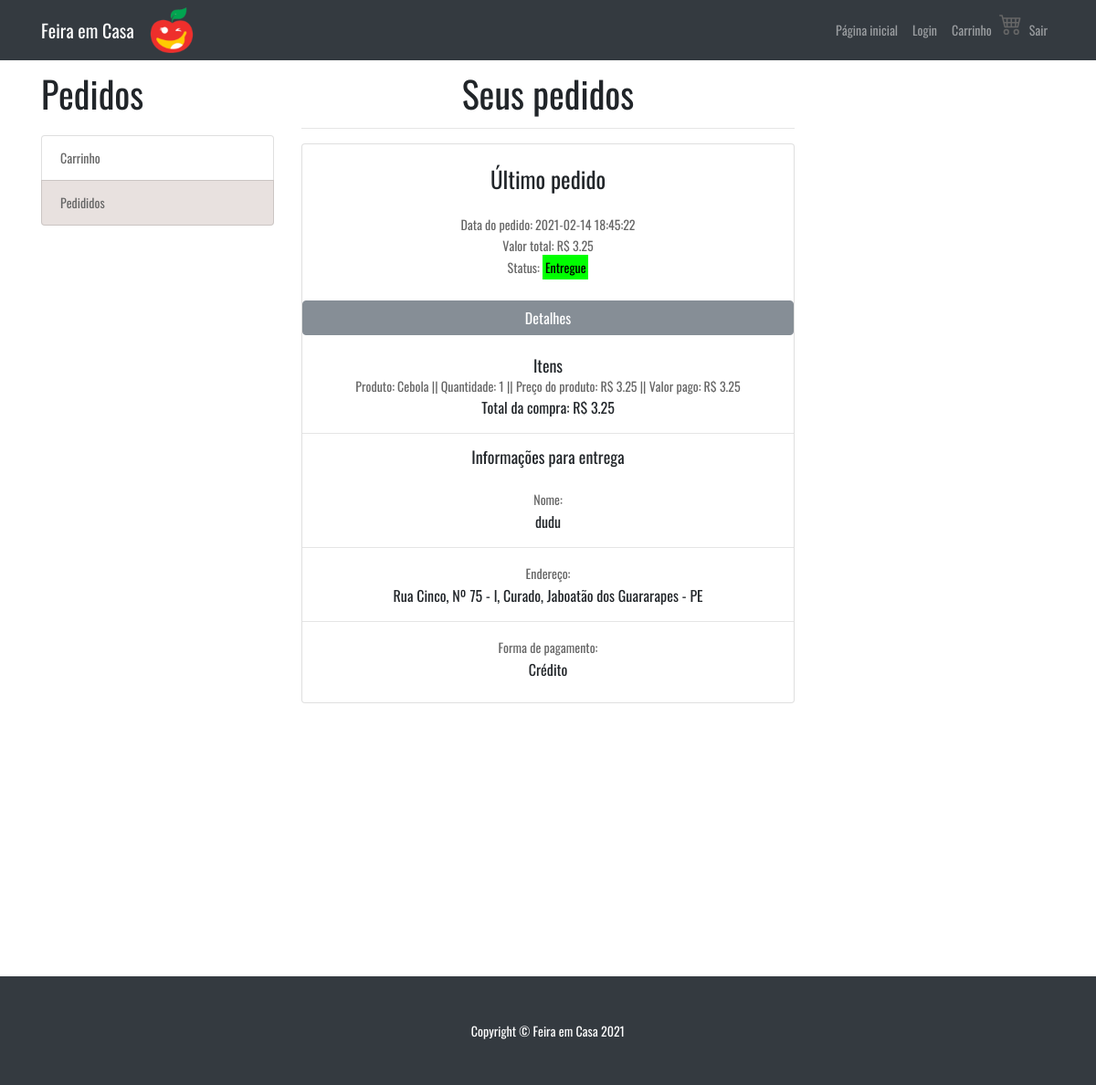
Page /pedidos.php?exibir=ok (signed in) on the committed database.
### tables this page shows
CREATE TABLE `dados` (
  `ce_da_id` int(11) NOT NULL,
  `da_nome` varchar(500) NOT NULL,
  `da_email` varchar(500) NOT NULL,
  `da_rua` varchar(500) NOT NULL,
  `da_bairro` varchar(500) NOT NULL,
  `da_cidade` varchar(500) NOT NULL,
  `da_uf` varchar(2) NOT NULL,
  `da_casa` int(100) NOT NULL,
  `da_complemento` varchar(500) NOT NULL,
  `da_pagamento` varchar(100) NOT NULL,
  `da_data` datetime NOT NULL
);

### pedidos.php (the view, shortened to what this page needs)
<?php
require "nav.php";
require "conexao.php";
$us_id = $_SESSION['idusuario'];
$query_ = "SELECT * FROM carrinho WHERE ce_ca_id = '$us_id'";
$resultado = $conect->query($query_);
  $mendata = 0;
  if($resultado->num_rows > 0){
    while($row = $resultado->fetch_assoc()){
      $tempdata = $row['ca_data'];
      if($tempdata > $mendata){
        $mendata = $tempdata;
      }
    }
  }
$query_ = "SELECT * FROM carrinho WHERE ce_ca_id = '$us_id' AND ca_data = '$mendata'";
$resultado = $conect->query($query_);
$pedidos = array();
$total = 0;
if ($resultado->num_rows > 0) {
  while ($row = $resultado->fetch_assoc()) {
    $pedidos[] = "Produto: ".$row['ca_produto'] . " || Quantidade: " . $row['ca_quantidade'] . " || Preço do produto: R$ " . $row['ca_valor'] . " || Valor pago: R$ " . $row['ca_valor_pg'];
    $total = $row['ca_valor_pg'] + $total;
  }
} else {
  echo ( "<script>
        window.alert ('Você ainda não possui nenhum pedido!')
        window.location.href = 'index.php';
    </script> " );
}
?>
<!DOCTYPE html>
<html lang="pt-BR">
<head>
</head>
<body>
  <div class="container">
    <div class="row">
      <div class="col-lg-3">
          <h1 class="my-4">Pedidos</h1>
          <div class="list-group">
              <a href="carrinho.php" class="list-group-item">Carrinho</a>
              <a href="pedidos.php" class="list-group-item" style="background-color: #E8E1DF;">Pedididos</a>
          </div>
      </div>
      <div class="col-lg-9">
        <div class="row">
          <div style="text-align:center" class=" center col-md-8 mb-6">
            <br>
            <h1>Seus pedidos</h1>
            <hr>
            <div class="card">
              <br>
              <h2 style="font-size: 25px;">Último pedido</h2>
              <br>
              <?php
              $us_id = $_SESSION['idusuario'];
              $query_ = "SELECT * FROM dados WHERE ce_da_id = '$us_id'";
              $resultado = $conect->query($query_);
                $mdata = 0;
              if($resultado->num_rows > 0){
                while($row = $resultado->fetch_assoc()){
                  $tdata = $row['da_data'];
                  if($tdata > $mdata){
                    $mdata = $tdata;
                  }
                }
              }
              $query_ = "SELECT * FROM dados WHERE da_data = '$mdata'";
              $resultado = $conect->query($query_);
              if($resultado->num_rows > 0){
                while($row = $resultado->fetch_assoc()){
                echo '<p>Data do pedido: '.$row['da_data'].'<br> Valor total: R$ '.$total.'</P>';
                $nome = $row['da_nome'];
                $rua = $row['da_rua'];
                $bairro = $row['da_bairro'];
                $casa = $row['da_casa'];
                $complemento = $row['da_complemento'];
                $cidade = $row['da_cidade'];
                $uf = $row['da_uf'];
                $fpg = $row['da_pagamento'];
                }
              }
              ?>
              <p>Status: <mark style="background-color: #00FF00;">Entregue</mark></p>
              <br>
              <a href="exibir.php" class="btn btn-secondary">Detalhes</a>
              <?php
                if (isset($_GET['exibir']) && $_GET['exibir'] == 'ok') { ?>
                <br>
                <h3 style="font-size: 18px;">Itens</h3>
                <?php
                  for ($i = 0, $size = count($pedidos); $i < $size; ++$i){
                  echo ('<p>'.$pedidos[$i].'</p>');
                  }
                  echo ("Total da compra: R$ $total");
              ?>
              <hr>
              <h3 style="font-size: 18px;">Informações para entrega</h3>
                  <br>
              <?php
                echo "<p>Nome: </p>$nome";
                ?>
                <hr>
                <?php
                echo "<p>Endereço: </p>$rua, Nº $casa - $complemento, $bairro, $cidade - $uf";
                ?>
                <hr>
                <?php
                echo "<p>Forma de pagamento: </p>$fpg";
                ?>
                <br>
              <br>
              <?php
                 }
              ?>
            </div>
          </div>
        </div>
      </div>
    </div>
  </div>
  <br>
    <footer class="py-5 bg-dark" style="margin-top: 275px;">
    <div class="container">
      <p class="m-0 text-center text-white">Copyright &copy; Feira em Casa 2021</p>
    </div>
  </footer>
</body>
</html>

### nav.php (shortened to what this page needs)
<!DOCTYPE html>
<html lang="ept-BR">
<head>
  <link href="vendor/bootstrap/css/bootstrap.min.css" rel="stylesheet">
  <link href="css/shop-homepage.css" rel="stylesheet">
  <link rel="stylesheet" type="text/css" href="vendor/animate/animate.css">
	<link rel="stylesheet" type="text/css" href="vendor/css-hamburgers/hamburgers.min.css">
	<link rel="stylesheet" type="text/css" href="vendor/animsition/css/animsition.min.css">
	<link rel="stylesheet" type="text/css" href="vendor/select2/select2.min.css">
	<link rel="stylesheet" type="text/css" href="vendor/daterangepicker/daterangepicker.css">
	<link rel="stylesheet" type="text/css" href="css/util.css">
	<link rel="stylesheet" type="text/css" href="css/main.css">
  <link rel="stylesheet" type="text/css" href="fonts/font-awesome-4.7.0/css/font-awesome.min.css">
	<link rel="stylesheet" type="text/css" href="fonts/Linearicons-Free-v1.0.0/icon-font.min.css">
</head>
<body>
  <div class="container">
    <nav class="navbar navbar-expand-lg navbar-dark bg-dark fixed-top">
        <div class="container">
          <a class="navbar-brand" href="index.php">Feira em Casa</a>
          <a href="index.php"><img src="imagens/logo-75.png" alt="Logo" width="50"></a>
          <div class="collapse navbar-collapse" id="navbarResponsive">
            <ul class="navbar-nav ml-auto">
              <li class="nav-item">
                <a class="nav-link" href="index.php">Página inicial
                </a>
              </li>
              <li class="nav-item">
                <a class="nav-link" href="login.php">Login
                </a>
              </li>
              <li class="nav-item">
                <a class="nav-link" href="carrinho.php">Carrinho
                </a>
              </li>
              <li class="nav-item">
                <a href="carrinho.php">
                </a>
              </li>
              <li class="nav-item">
                <a class="nav-link" href="logoff.php">Sair
                </a>
              </li>
            </ul>
          </div>
        </div>
    </nav>
  </div>
</body>
</html>

### css/shop-homepage.css (style rules this page uses)
body { padding-top: 56px; }

### css/main.css (style rules this page uses)
* { margin: 0px; padding: 0px; box-sizing: border-box; }
body, html { height: 100%; font-family: Oswald-Regular, sans-serif; }
a { font-family: Oswald-Regular; font-size: 14px; line-height: 1.7; color: #666666; margin: 0px; transition: all 0.4s; -webkit-transition: all 0.4s; -o-transition: all 0.4s; -moz-transition: all 0.4s; }
h1,h2,h3,h4,h5,h6 { margin: 0px; }
p { font-family: Oswald-Regular; font-size: 14px; line-height: 1.7; color: #666666; margin: 0px; }
ul, li { margin: 0px; list-style-type: none; }

### rows in the picture
dados: da_data "2021-02-14 18:45:22", da_nome "dudu", da_rua "Rua Cinco", da_casa "75", da_complemento "l", da_bairro "Curado", da_cidade "Jaboatão dos Guararapes", da_uf "PE", da_pagamento "Crédito"

### other values in the picture
$pedidos[$i] "Produto: Cebola || Quantidade: 1 || Preço do produto: R$ 3.25 || Valor pago: R$ 3.25"
$total "3.25"
